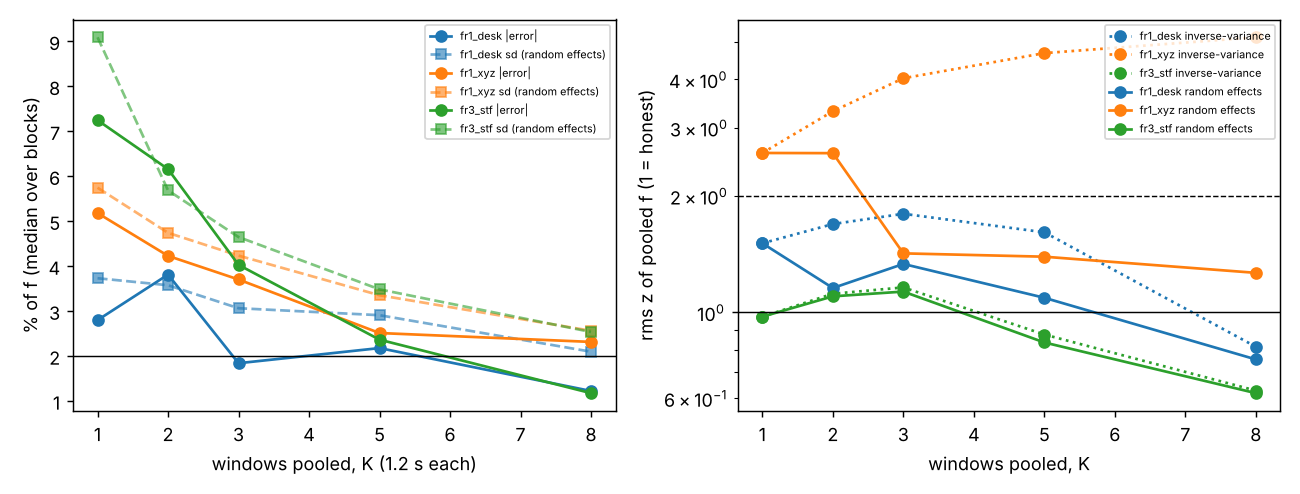

Write Python code to recreate this figure.
"""Milestone 3d: pool natural-feature windows by milestone 3c's keyframe-jackknife sd.

Analysis only: reads ../m3c_jackknife/summary.json (per-window f, sd_jk, motion-capture rotation)
and writes summary.json and pool.png here. No solve is re-run. Hypotheses H130-H134 and the rules
below were written in LOG.md before this script was first run on the 3c data.

Blocks: within a sequence, the scored windows (3c's rule) in time order; a block of size K is
K consecutive scored windows (sliding, step 1). Each block gives three pooled estimates of f:
  ivw    inverse-variance mean under sd_jk, sd = 1/sqrt(sum w)        (treats windows as independent)
  re     DerSimonian-Laird random-effects mean, sd = 1/sqrt(sum w*)   (adds the between-window spread)
  med    plain median of the K window f's (point only, milestone 3b's pooling)
Gate (H134): drop windows whose motion-capture rotation is below GATE_DEG before blocking (a stand-in
for a gyro, which reads rotation directly); the solver never sees it.
"""
import json, os
import numpy as np

HERE = os.path.dirname(os.path.abspath(__file__))
SEQS = ("fr1_desk", "fr1_xyz", "fr3_stf")
KS = (1, 2, 3, 5, 8)
K_MAIN = 5
GATE_DEG = 5.0
GATE_SENS = (3.0, 10.0)


def dl_pool(f, sd):
    """DerSimonian-Laird random-effects mean and its sd; tau2 >= 0."""
    f = np.asarray(f, float); v = np.asarray(sd, float) ** 2
    w = 1 / v
    mu_f = (w * f).sum() / w.sum()
    k = len(f)
    if k < 2:
        return float(mu_f), float(np.sqrt(1 / w.sum())), 0.0
    q = (w * (f - mu_f) ** 2).sum()
    c = w.sum() - (w ** 2).sum() / w.sum()
    tau2 = max(0.0, (q - (k - 1)) / c)
    ws = 1 / (v + tau2)
    mu = (ws * f).sum() / ws.sum()
    return float(mu), float(np.sqrt(1 / ws.sum())), float(tau2)


def ivw_pool(f, sd):
    f = np.asarray(f, float); w = 1 / np.asarray(sd, float) ** 2
    return float((w * f).sum() / w.sum()), float(np.sqrt(1 / w.sum()))


def blocks(rows, k):
    out = []
    for i in range(len(rows) - k + 1):
        b = rows[i:i + k]
        f = [r["f"] for r in b]; sd = [r["sd_jk"] for r in b]; ref = b[0]["ref"]
        mi, si = ivw_pool(f, sd)
        mr, sr, tau2 = dl_pool(f, sd)
        out.append({"start": b[0]["window"], "ref": ref,
                    "ivw": mi, "sd_ivw": si, "re": mr, "sd_re": sr, "tau": float(np.sqrt(tau2)),
                    "med": float(np.median(f))})
    return out


def score(bl):
    if not bl:
        return {"n": 0}
    ref = np.array([b["ref"] for b in bl])
    e = {"n": len(bl)}
    for m in ("ivw", "re"):
        x = np.array([b[m] for b in bl]); sd = np.array([b["sd_" + m] for b in bl])
        z = (x - ref) / sd
        e[m] = {"rms_z": float(np.sqrt(np.mean(z ** 2))), "cover2": float(np.mean(abs(z) <= 2)),
                "median_abs_rel": float(np.median(abs(x - ref) / ref)),
                "median_sd_rel": float(np.median(sd / x)),
                "usable": float(np.mean((sd / x <= 0.02) & (abs(x - ref) / ref <= 0.02)))}
    x = np.array([b["med"] for b in bl])
    e["med"] = {"median_abs_rel": float(np.median(abs(x - ref) / ref))}
    return e


def analyse(rows, gate=None):
    per = {}
    for k in KS:
        allb, seq = [], {}
        for s in SEQS:
            o = sorted([r for r in rows if r["seq"] == s and (gate is None or r["rot_deg"] >= gate)],
                       key=lambda r: r["window"])
            b = blocks(o, k)
            seq[s] = score(b)
            seq[s]["windows"] = len(o)
            allb += b
        per[k] = {"all": score(allb), "seq": seq}
    return per


def main():
    src = json.load(open(os.path.join(HERE, "..", "m3c_jackknife", "summary.json")))
    rows = [r for r in src["windows"] if r["why"] == "ok"]
    base = analyse(rows)
    gated = {g: analyse(rows, g) for g in (GATE_DEG,) + GATE_SENS}
    m = base[K_MAIN]
    g = gated[GATE_DEG][K_MAIN]
    hyp = {
        "H130": {"rms_z_ivw": m["all"]["ivw"]["rms_z"], "holds": m["all"]["ivw"]["rms_z"] > 2},
        "H131": {"rms_z_re": m["all"]["re"]["rms_z"], "holds": m["all"]["re"]["rms_z"] <= 2},
        "H132": {s: m["seq"][s]["med"]["median_abs_rel"] for s in SEQS},
        "H133": {s: m["seq"][s]["re"]["usable"] for s in SEQS},
        "H134": {"windows_kept": {s: g["seq"][s]["windows"] for s in SEQS},
                 "rms_z_re_gated": g["all"]["re"]["rms_z"] if g["all"]["n"] else None},
    }
    hyp["H132"]["holds"] = all(hyp["H132"][s] <= 0.02 for s in ("fr1_desk", "fr3_stf")) and hyp["H132"]["fr1_xyz"] > 0.02
    hyp["H133"]["holds"] = all(hyp["H133"][s] >= 0.5 for s in ("fr1_desk", "fr3_stf"))
    nx = hyp["H134"]["windows_kept"]["fr1_xyz"]
    rz = hyp["H134"]["rms_z_re_gated"]
    hyp["H134"]["holds"] = (nx <= 0.5 * len([r for r in rows if r["seq"] == "fr1_xyz"])) and rz is not None and rz <= 2
    out = {"rules": {"K": KS, "K_main": K_MAIN, "gate_deg": GATE_DEG, "gate_sensitivity": GATE_SENS},
           "hypotheses": hyp, "base": base, "gated": gated}
    with open(os.path.join(HERE, "summary.json"), "w") as fh:
        json.dump(out, fh, indent=1, default=str)
    print(json.dumps(hyp, indent=1))
    for k in KS:
        a = base[k]["all"]
        print(f"K={k} n={a['n']} ivw rmsz {a['ivw']['rms_z']:.2f} re rmsz {a['re']['rms_z']:.2f} "
              f"re cov2 {a['re']['cover2']:.2f} re sd {100*a['re']['median_sd_rel']:.2f}% "
              f"|err| re {100*a['re']['median_abs_rel']:.2f}% med {100*a['med']['median_abs_rel']:.2f}% "
              f"usable {a['re']['usable']:.2f}")
        for s in SEQS:
            q = base[k]["seq"][s]
            if q["n"]:
                print(f"   {s} n={q['n']} re rmsz {q['re']['rms_z']:.2f} sd {100*q['re']['median_sd_rel']:.2f}% "
                      f"|err| re {100*q['re']['median_abs_rel']:.2f}% ivw {100*q['ivw']['median_abs_rel']:.2f}% "
                      f"med {100*q['med']['median_abs_rel']:.2f}% usable {q['re']['usable']:.2f}")
    for gd in (GATE_DEG,) + GATE_SENS:
        a = gated[gd][K_MAIN]
        print(f"gate {gd} deg K={K_MAIN}: kept", {s: a['seq'][s]['windows'] for s in SEQS},
              "re rmsz", None if not a["all"]["n"] else round(a["all"]["re"]["rms_z"], 2),
              {s: (round(100 * a['seq'][s]['re']['median_abs_rel'], 2) if a['seq'][s]['n'] else None) for s in SEQS})
    figure(base)


def figure(base):
    import matplotlib
    matplotlib.use("Agg")
    import matplotlib.pyplot as plt
    fig, axes = plt.subplots(1, 2, figsize=(10, 3.8))
    cols = {"fr1_desk": "#1f77b4", "fr1_xyz": "#ff7f0e", "fr3_stf": "#2ca02c"}
    ax = axes[0]
    for s in SEQS:
        ks = [k for k in KS if base[k]["seq"][s]["n"]]
        ax.plot(ks, [100 * base[k]["seq"][s]["re"]["median_abs_rel"] for k in ks], "o-", color=cols[s], label=f"{s} |error|")
        ax.plot(ks, [100 * base[k]["seq"][s]["re"]["median_sd_rel"] for k in ks], "s--", color=cols[s], alpha=0.6,
                label=f"{s} sd (random effects)")
    ax.axhline(2, color="k", lw=0.8)
    ax.set_xlabel("windows pooled, K (1.2 s each)")
    ax.set_ylabel("% of f (median over blocks)")
    ax.legend(fontsize=6)
    ax = axes[1]
    for m, ls in (("ivw", ":"), ("re", "-")):
        for s in SEQS:
            ks = [k for k in KS if base[k]["seq"][s]["n"]]
            ax.plot(ks, [base[k]["seq"][s][m]["rms_z"] for k in ks], ls, marker="o", color=cols[s],
                    label=f"{s} {'inverse-variance' if m == 'ivw' else 'random effects'}")
    ax.axhline(1, color="k", lw=0.8); ax.axhline(2, color="k", lw=0.8, ls="--")
    ax.set_yscale("log")
    ax.set_xlabel("windows pooled, K")
    ax.set_ylabel("rms z of pooled f (1 = honest)")
    ax.legend(fontsize=6)
    fig.tight_layout()
    fig.savefig(os.path.join(HERE, "pool.png"), dpi=130)


if __name__ == "__main__":
    main()
